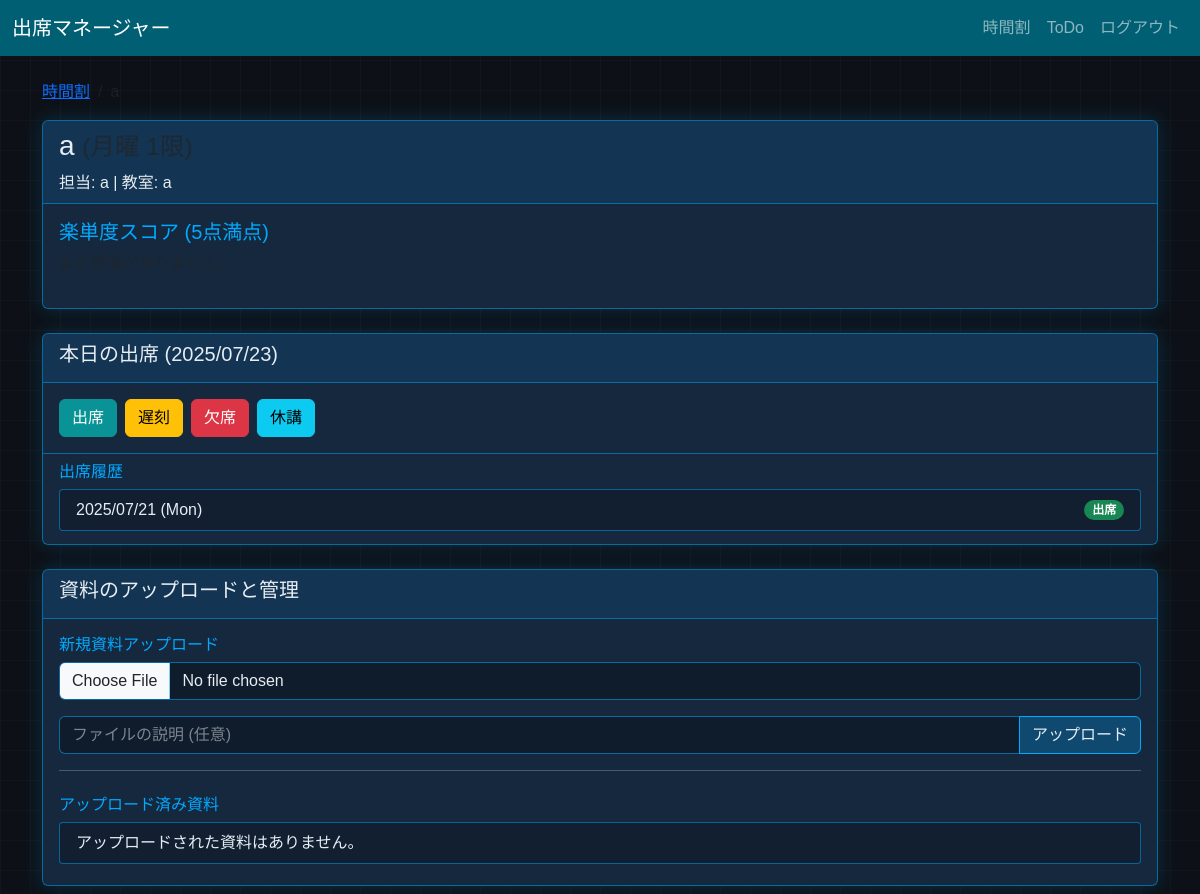
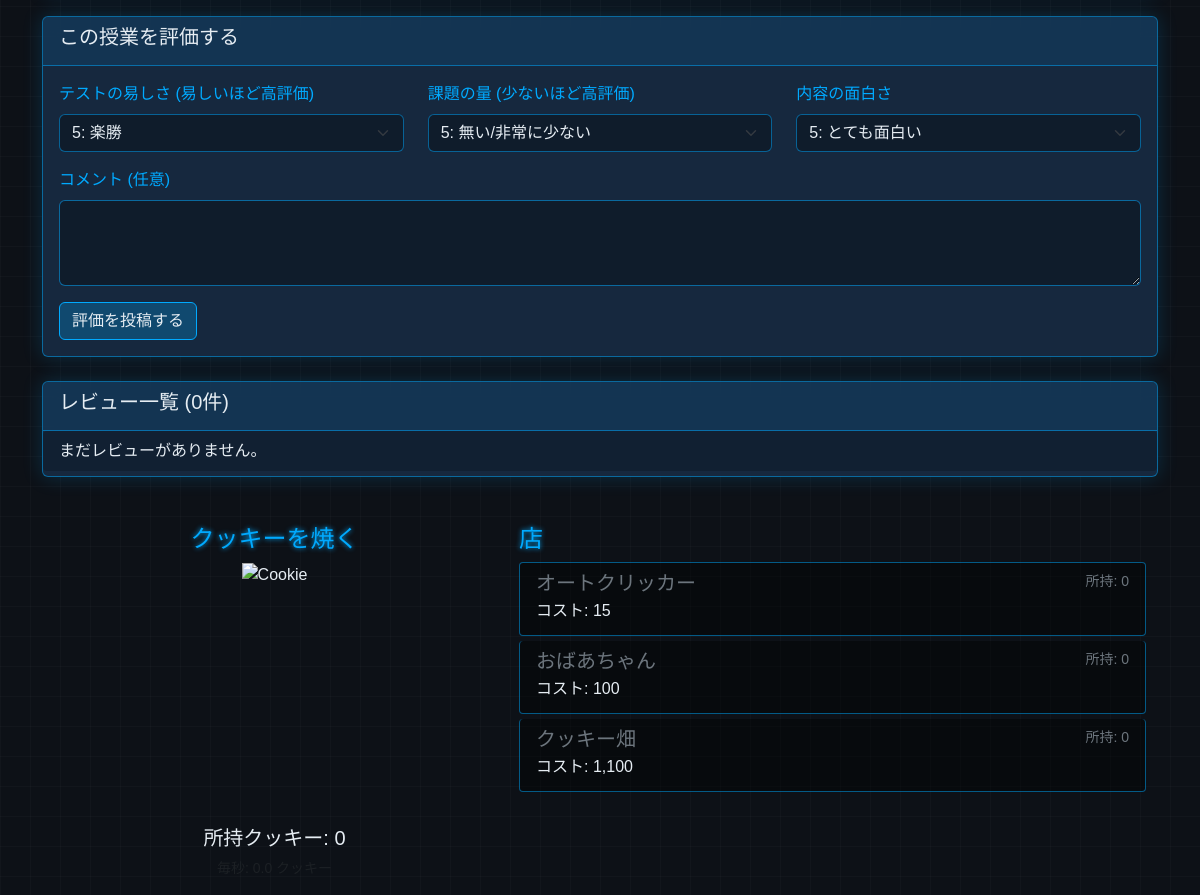
Page /attendance/3 (signed in) on the committed database (2 pictures, top to bottom).
### models.py (models this page shows)
class Class(db.Model):
    id = db.Column(db.Integer, primary_key=True)
    user_id = db.Column(db.Integer, db.ForeignKey('user.id'), nullable=False)
    name = db.Column(db.String(100), nullable=False)
    teacher = db.Column(db.String(100))
    room = db.Column(db.String(100))
    period = db.Column(db.Integer, nullable=False) # 1-5限など
    day_of_week = db.Column(db.Integer, nullable=False) # 0:月, 1:火, ...
    attendances = db.relationship('Attendance', backref='class_obj', lazy=True, cascade="all, delete-orphan")
    reviews = db.relationship('Review', backref='class_obj', lazy=True, cascade="all, delete-orphan")
    materials = db.relationship('Material', backref='class_obj', lazy=True, cascade="all, delete-orphan") # この行を追加

class Attendance(db.Model):
    id = db.Column(db.Integer, primary_key=True)
    class_id = db.Column(db.Integer, db.ForeignKey('class.id'), nullable=False)
    date = db.Column(db.Date, nullable=False)
    status = db.Column(db.String(10), nullable=False) # '出席', '欠席', '遅刻', '休講'

### app.py (the view, shortened to what this page needs)
@app.route('/attendance/<int:class_id>', methods=['GET', 'POST'])
@login_required
def attendance(class_id):
    target_class = Class.query.get_or_404(class_id)
    if target_class.user_id != current_user.id:
        return redirect(url_for('timetable'))
    attendances = Attendance.query.filter_by(class_id=class_id).order_by(Attendance.date.desc()).all()
    reviews = Review.query.filter_by(class_id=class_id).order_by(Review.created_at.desc()).all()
    avg_scores = {'difficulty': 0, 'assignments': 0}
    if reviews:
        avg_scores['difficulty'] = sum(r.difficulty for r in reviews) / len(reviews)
        avg_scores['assignments'] = sum(r.assignments for r in reviews) / len(reviews)
    materials = Material.query.filter_by(class_id=class_id).order_by(Material.uploaded_at.desc()).all()
    return render_template(
        'attendance.html',
        class_obj=target_class,
        attendances=attendances,
        today=date.today(),
        reviews=reviews,
        avg_scores=avg_scores,
        materials=materials # ★★★ 資料リストを渡す ★★★
    )

### app.py (called while the page is built)
@login_manager.user_loader
def load_user(user_id):
    return User.query.get(int(user_id))

### templates/attendance.html (shortened to what this page needs)
{% extends "base.html" %}
{% block content %}
<nav aria-label="breadcrumb">
  <ol class="breadcrumb">
    <li class="breadcrumb-item"><a href="{{ url_for('timetable') }}">時間割</a></li>
    <li class="breadcrumb-item active" aria-current="page">{{ class_obj.name }}</li>
  </ol>
</nav>
<div class="card mb-4">
    <div class="card-header">
        <h3>{{ class_obj.name }} <small class="text-muted">({{ ['月','火','水','木','金'][class_obj.day_of_week] }}曜 {{ class_obj.period }}限)</small></h3>
        <p class="mb-0">担当: {{ class_obj.teacher }} | 教室: {{ class_obj.room }}</p>
    </div>
    <div class="card-body">
      <h5 class="card-title">楽単度スコア (5点満点)</h5>
      {% if reviews %}
        <p class="mb-0">テストの易しさ: <strong>{{ "%.1f"|format(avg_scores.difficulty) }}</strong> 点</p>
        <p class="mb-0">課題の少なさ: <strong>{{ "%.1f"|format(avg_scores.assignments) }}</strong> 点</p>
      {% else %}
        <p class="text-muted">まだ評価がありません。</p>
      {% endif %}
    </div>
</div>
<div class="card mb-4">
    <div class="card-header">
        <h5>本日の出席 ({{ today.strftime('%Y/%m/%d') }})</h5>
    </div>
    <div class="card-body">
        <form method="POST" action="{{ url_for('attendance', class_id=class_obj.id) }}" class="d-flex gap-2 flex-wrap">
            <button type="submit" name="status" value="出席" class="btn btn-success">出席</button>
            <button type="submit" name="status" value="遅刻" class="btn btn-warning">遅刻</button>
            <button type="submit" name="status" value="欠席" class="btn btn-danger">欠席</button>
            <button type="submit" name="status" value="休講" class="btn btn-info">休講</button>
        </form>
    </div>
    <div class="card-footer">
        <h6>出席履歴</h6>
        <ul class="list-group">
            {% for att in attendances %}
            <li class="list-group-item d-flex justify-content-between align-items-center">
                {{ att.date.strftime('%Y/%m/%d (%a)') }}
                {% if att.status == '出席' %}
                    <span class="badge bg-success rounded-pill">{{ att.status }}</span>
                {% elif att.status == '遅刻' %}
                    <span class="badge bg-warning rounded-pill">{{ att.status }}</span>
                {% elif att.status == '欠席' %}
                    <span class="badge bg-danger rounded-pill">{{ att.status }}</span>
                {% else %}
                    <span class="badge bg-info rounded-pill">{{ att.status }}</span>
                {% endif %}
            </li>
            {% else %}
            <li class="list-group-item">まだ出席記録がありません。</li>
            {% endfor %}
        </ul>
    </div>
</div>
<div class="card mb-4">
  <div class="card-header">
    <h5>資料のアップロードと管理</h5>
  </div>
  <div class="card-body">
    <h6 class="card-title">新規資料アップロード</h6>
    <form method="POST" action="{{ url_for('attendance', class_id=class_obj.id) }}" enctype="multipart/form-data">
        <div class="input-group mb-3">
            <input type="file" class="form-control" name="material" required>
        </div>
        <div class="input-group mb-3">
            <input type="text" class="form-control" name="description" placeholder="ファイルの説明 (任意)">
            <button class="btn btn-primary" type="submit">アップロード</button>
        </div>
    </form>
    <hr>
    <h6 class="card-title mt-4">アップロード済み資料</h6>
    <ul class="list-group">
        {% for material in materials %}
            <li class="list-group-item">
                <a href="{{ url_for('uploaded_file', filename=material.filename) }}" target="_blank">{{ material.filename }}</a>
                <p class="text-muted small mb-0">{{ material.description or '説明なし' }} - {{ material.uploaded_at.strftime('%Y-%m-%d') }}</p>
            </li>
        {% else %}
            <li class="list-group-item">アップロードされた資料はありません。</li>
        {% endfor %}
    </ul>
  </div>
</div>
<div class="card mb-4">
  <div class="card-header">
    <h5>この授業を評価する</h5>
  </div>
  <div class="card-body">
    <form method="POST" action="{{ url_for('attendance', class_id=class_obj.id) }}">
      <div class="row mb-3">
        <div class="col-md-4">
          <label class="form-label">テストの易しさ (易しいほど高評価)</label>
          <select class="form-select" name="difficulty" required>
            <option value="5">5: 楽勝</option>
          </select>
        </div>
        <div class="col-md-4">
          <label class="form-label">課題の量 (少ないほど高評価)</label>
          <select class="form-select" name="assignments" required>
            <option value="5">5: 無い/非常に少ない</option>
          </select>
        </div>
        <div class="col-md-4">
          <label class="form-label">内容の面白さ</label>
          <select class="form-select" name="interest" required>
            <option value="5">5: とても面白い</option>
          </select>
        </div>
      </div>
      <div class="mb-3">
        <label for="comment" class="form-label">コメント (任意)</label>
        <textarea class="form-control" id="comment" name="comment" rows="3"></textarea>
      </div>
      <button type="submit" class="btn btn-primary">評価を投稿する</button>
    </form>
  </div>
</div>
<div class="card mb-4">
  <div class="card-header">
    <h5>レビュー一覧 ({{ reviews|length }}件)</h5>
  </div>
  <ul class="list-group list-group-flush">
    {% for review in reviews %}
      <li class="list-group-item">
        <p class="mb-1"><strong>面白さ:</strong> {{ review.interest }} | <strong>テスト:</strong> {{ review.difficulty }} | <strong>課題:</strong> {{ review.assignments }}</p>
        <p class="mb-1 fst-italic">「{{ review.comment or 'コメントはありません' }}」</p>
        <small class="text-muted">{{ review.created_at.strftime('%Y-%m-%d') }}</small>
      </li>
    {% else %}
      <li class="list-group-item">まだレビューがありません。</li>
    {% endfor %}
  </ul>
</div>
<div class="container mt-5">
    <div class="row">
        <div class="col-md-5 text-center">
            <h4>クッキーを焼く</h4>
            <div id="cookie-container">
                <img src="https://orteil.dashnet.org/cookieclicker/img/perfectCookie.png" alt="Cookie" id="cookie" draggable="false">
            </div>
            <p class="mt-2 h5">所持クッキー: <span id="cookie-count">0</span></p>
            <p class="text-muted small">毎秒: <span id="cps-count">0</span> クッキー</p>
        </div>
        <div class="col-md-7">
            <h4>店</h4>
            <div id="store" class="list-group">
                </div>
        </div>
    </div>
</div>
{% endblock %}

### static/css/style.css (style rules this page uses)
:root { --primary-color: #005f73; --secondary-color: #0a9396; --background-color: #e9d8a6; --light-background: #f8f9fa; --text-color: #343a40; --accent-color: #ee9b00; }
body { background-color: var(--light-background); color: var(--text-color); }
.btn-primary { background-color: var(--primary-color); border-color: var(--primary-color); }
.btn-success { background-color: var(--secondary-color); border-color: var(--secondary-color); }
:root { --futuristic-bg: #0d1117; --futuristic-glow-color: #00aaff; --futuristic-text-color: #e6edf3; --futuristic-glass-bg: rgba(26, 48, 77, 0.75); --futuristic-border-color: rgba(0, 170, 255, 0.5); }
body.futuristic-theme { background-color: var(--futuristic-bg); background-image: linear-gradient(rgba(255, 255, 255, 0.02) 1px, transparent 1px), linear-gradient(90deg, rgba(255, 255, 255, 0.02) 1px, transparent 1px); background-size: 30px 30px; font-family: 'Exo 2', sans-serif; color: var(--futuristic-text-color); }
.futuristic-theme h2, .futuristic-theme h4 { color: var(--futuristic-glow-color); text-shadow: 0 0 5px var(--futuristic-glow-color); }
.futuristic-theme .card { background-color: var(--futuristic-glass-bg); backdrop-filter: blur(10px); -webkit-backdrop-filter: blur(10px); border: 1px solid var(--futuristic-border-color); box-shadow: 0 0 20px rgba(0, 170, 255, 0.2); }
.futuristic-theme .card-header { background-color: rgba(0, 170, 255, 0.1); border-bottom: 1px solid var(--futuristic-border-color); color: var(--futuristic-text-color); }
.futuristic-theme .form-label { color: var(--futuristic-glow-color); }
.futuristic-theme .form-control, .futuristic-theme .form-select { background-color: rgba(0, 0, 0, 0.3); border: 1px solid var(--futuristic-border-color); color: var(--futuristic-text-color); }
.futuristic-theme .btn-primary { background: rgba(0, 170, 255, 0.25); color: var(--futuristic-text-color); border: 1px solid var(--futuristic-glow-color); }
.futuristic-theme .list-group-item { background-color: rgba(0, 0, 0, 0.2); border-color: var(--futuristic-border-color); margin-bottom: 5px; border-radius: .25rem; }
.futuristic-theme .card-body { color: var(--futuristic-text-color); }
.futuristic-theme .card-body h5, .futuristic-theme .card-body h6 { color: var(--futuristic-glow-color); }
.futuristic-theme .list-group-item, .futuristic-theme .list-group-item p { color: var(--futuristic-text-color); }
.futuristic-theme .form-control::placeholder { color: var(--futuristic-text-color); opacity: 0.5; }
.futuristic-theme .card-footer { background-color: transparent; border-top: 1px solid var(--futuristic-border-color); }
.futuristic-theme .card-footer h6 { color: var(--futuristic-glow-color); }
.futuristic-theme .form-select option { background-color: var(--futuristic-bg); color: var(--futuristic-text-color); }
#cookie-container { position: relative; width: 256px; height: 256px; margin: 0 auto; }
#cookie { width: 100%; height: 100%; cursor: pointer; -webkit-user-select: none; user-select: none; transition: transform 0.1s ease-out; }

### templates/base.html (style rules this page uses)
body { background-color: #f8f9fa; }

### rows in the picture
Class: name "a", teacher "a", room "a"
Attendance: date "2025/07/21 (Mon)", status "出席"

### other values in the picture
{{ reviews|length }} "0"
